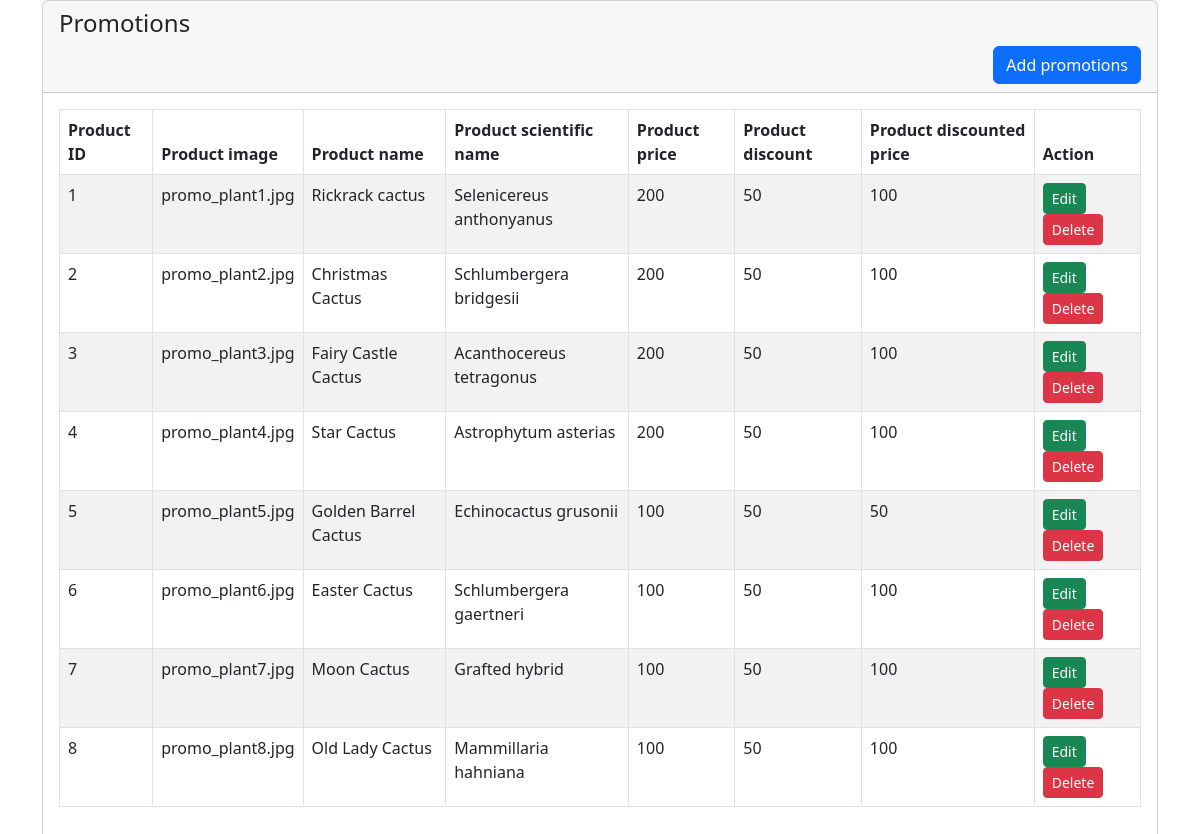
/Homepage/promotion.php, run on the app's committed database.
### tables this page shows
CREATE TABLE `promotions` (
  `product_ID` int(255) NOT NULL,
  `product_image` varchar(255) NOT NULL,
  `product_name` varchar(255) NOT NULL,
  `product_sname` varchar(255) NOT NULL,
  `product_price` int(255) NOT NULL,
  `product_discount` int(255) NOT NULL,
  `product_dprice` int(255) NOT NULL
);

### Homepage/promotion.php (the view, shortened to what this page needs)
<?php
include "../include/DBconn.php";
?>
<!DOCTYPE html>
<html lang="en">
    <head>
        <link href="https://cdn.jsdelivr.net/npm/bootstrap@5.2.2/dist/css/bootstrap.min.css" rel="stylesheet">
    </head>
    <body>
        <div class="container">
            <div class="row">
                <div class="col-md-12">
                    <div class="card">
                        <div class="card-header">
                            <h4>Promotions</h4>
                            <a href="add_promotion.php" class="btn btn-primary float-end">Add promotions</a>
                        </div>
                        <div class="card-body">
                            <table class=" table table-bordered table-striped">
                                <thread>
                                    <thead>
                                        <tr>
                                            <th scope="col">Product ID</th>
                                            <th scope="col">Product image</th>
                                            <th scope="col">Product name</th>
                                            <th scope="col">Product scientific name</th>
                                            <th scope="col">Product price</th>
                                            <th scope="col">Product discount</th>
                                            <th scope="col">Product discounted price</th>
                                            <th scope="col">Action</th>
                                        </tr>
                                    </thead>
                                    <tbody>
                                        <?php
                                            $query = "SELECT * FROM promotions";
                                            $query_run = mysqli_query($conn, $query);
                                            if(mysqli_num_rows($query_run) > 0)
                                            {
                                                foreach($query_run as $promotion)
                                                {
                                                    ?>
                                                    <tr>
                                                        <td>
                                                            <?= $promotion['product_ID']; ?>
                                                        </td>
                                                        <td>
                                                            <?= $promotion['product_image']; ?>
                                                        </td>
                                                        <td>
                                                            <?= $promotion['product_name']; ?>
                                                        </td>
                                                        <td>
                                                            <?= $promotion['product_sname']; ?>
                                                        </td>
                                                        <td>
                                                            <?= $promotion['product_price']; ?>
                                                        </td>
                                                        <td>
                                                            <?= $promotion['product_discount']; ?>
                                                        </td>
                                                        <td>
                                                            <?= $promotion['product_dprice']; ?>
                                                        </td>
                                                        <td>
                                                            <a href="edit_promotion.php?product_ID=<?= $promotion['product_ID']; ?>" class="btn btn-success btn-sm">Edit</a>
                                                            <a href="" class="btn btn-danger btn-sm delete_btn">Delete</a>
                                                        </td>
                                                    </tr>
                                                    <?php
                                                }
                                            }
                                            else
                                            {
                                                echo "No data found";
                                            }
                                        ?>
                                    </tbody>
                                </thread>
                            </table>
                        </div>
                    </div>
                </div>
            </div>
        </div>
    </body>
</html>

### data on the page
promotions: product_ID "1", product_image "promo_plant1.jpg", product_name "Rickrack cactus", product_sname "Selenicereus anthonyanus", product_price "200", product_discount "50", product_dprice "100"
promotions: product_ID "2", product_image "promo_plant2.jpg", product_name "Christmas Cactus", product_sname "Schlumbergera bridgesii", product_price "200", product_discount "50", product_dprice "100"
promotions: product_ID "3", product_image "promo_plant3.jpg", product_name "Fairy Castle Cactus", product_sname "Acanthocereus tetragonus", product_price "200", product_discount "50", product_dprice "100"
promotions: product_ID "4", product_image "promo_plant4.jpg", product_name "Star Cactus", product_sname "Astrophytum asterias", product_price "200", product_discount "50", product_dprice "100"
promotions: product_ID "5", product_image "promo_plant5.jpg", product_name "Golden Barrel Cactus", product_sname "Echinocactus grusonii", product_price "100", product_discount "50", product_dprice "50"
promotions: product_ID "6", product_image "promo_plant6.jpg", product_name "Easter Cactus", product_sname "Schlumbergera gaertneri", product_price "100", product_discount "50", product_dprice "100"
promotions: product_ID "7", product_image "promo_plant7.jpg", product_name "Moon Cactus", product_sname "Grafted hybrid", product_price "100", product_discount "50", product_dprice "100"
promotions: product_ID "8", product_image "promo_plant8.jpg", product_name "Old Lady Cactus", product_sname "Mammillaria hahniana", product_price "100", product_discount "50", product_dprice "100"
